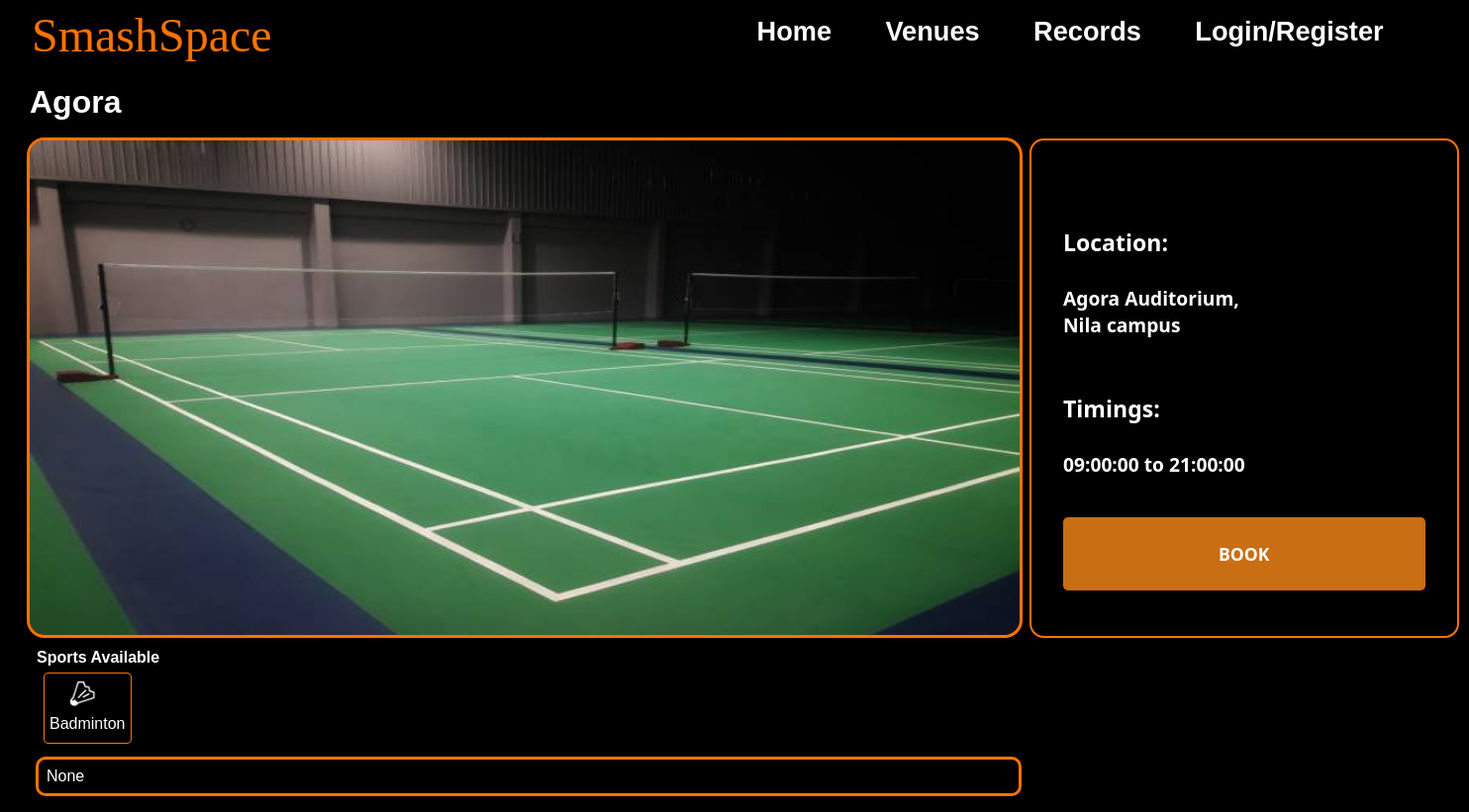
The page /venues/Agora on the database as committed earlier.
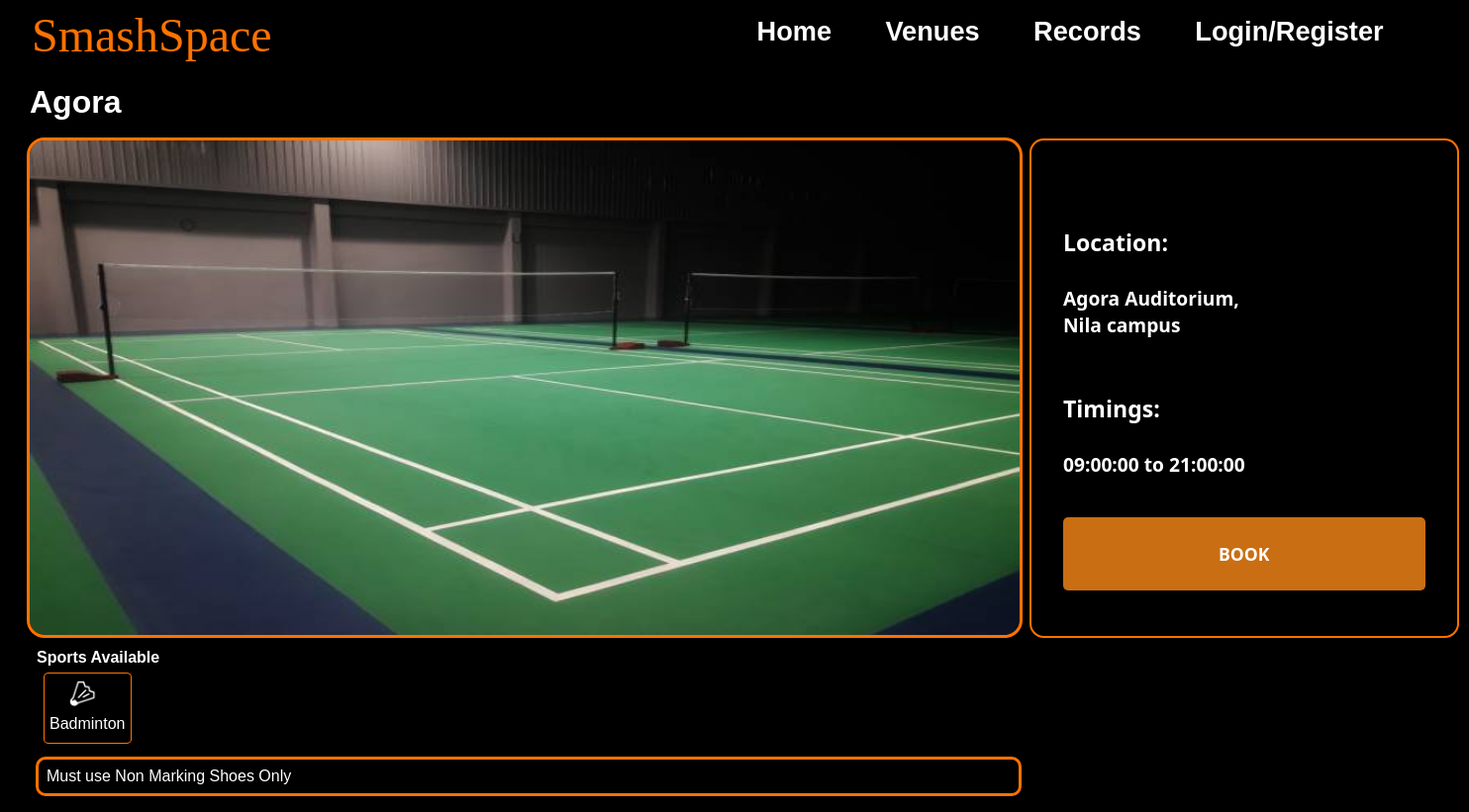
The same page on the database as committed later.
### models.py (models this page shows, shortened)
class Venue(db.Model):
    VenueID = db.Column(db.Integer, primary_key=True, autoincrement = True)
    VenueName = db.Column(db.String(100), nullable=False)
    VenueAddress = db.Column(db.String(500), nullable=False)
    VenueImageURL = db.Column(db.String(200))
    FirstSlot = db.Column(db.Time, nullable = False)
    LastSlot = db.Column(db.Time, nullable = False)
    Sports = db.relationship('Sport', secondary='venue_sport', backref= db.backref('venues', lazy='dynamic'))
    VenueBlog = db.Column(db.String(2000))

class Sport(db.Model):
    SportID = db.Column(db.Integer, primary_key=True, autoincrement=True)
    SportName = db.Column(db.String(100), nullable=False, unique=True)
    SportImageURL= db.Column(db.String(200))

### app.py (the view)
@app.route("/venues/<venuename>", methods=['GET', 'POST'])
def booking_page(venuename):
    venue = Venue.query.filter_by(VenueName=venuename).first()
    if request.method == "POST":
        if current_user.is_authenticated:
            return redirect(url_for("book_venue",venuename=venuename))
        else:
            flash("You have not Logged In","error")
            return redirect(url_for("userlogin"))
    return render_template("Booking_page.html", venue=venue ,messages=get_flashed_messages(), avail_sports=venue.Sports)

### templates/Booking_page.html (shortened to what this page needs)
{% extends 'Base.html' %}
{% block content %}
<div style="width:fit-content;">
    <div style="display: flex; width:97vw; justify-content: space-between;">
        <div>
            <h1 class="venue">{{ venue.VenueName }}</h1>
            <img class = "venicon" src="{{ venue.VenueImageURL }}">
        </div>
        <div  id= "buxa" style="margin-top: 65px;margin-right: 90px;">
            <p class="location"><span style="font-weight: 600; font-size: larger;"> Location: </span><br><br>  {{ venue.VenueAddress }}</p>
            <p class="timings"><span style="font-weight: 600;font-size: larger;"> Timings: </span><br><br>  {{ venue.FirstSlot }} to {{ venue.LastSlot }}</p>
            <form action="/venues/{{venue.VenueName}}" method="post">
                <input class="button" type="submit" value="BOOK">
            </form>
        </div>
    </div>
    <h4 style="margin-left: 17px;">Sports Available</h4>
    {% for i in avail_sports %}
    <div class="sportcontainer">
       <img class = "icon" src="{{ i.SportImageURL }}">
       <p class="eachsport" style="padding-bottom: 5px;">{{ i.SportName }}</p>
    </div>
    {% endfor %}
    <div class="blog">
        <p>{{ venue.VenueBlog }}</p>
    </div>
</div>
{% endblock %}

### templates/Base.html (shortened to what this page needs)
<!DOCTYPE html>
<html lang="en">
<head>
    <link rel="stylesheet" href="{{ url_for("static", filename="css/base.css") }}">
</head>
<body>
    <div class="content-wrapper">
        <div id="main">
            <div id="navbar">
                <a id="logo" href="/home">SmashSpace</a>
                <div id="menu">
                    <a href="/home">Home</a>
                    <a href="/venues">Venues</a>
                    <a href="/records">Records</a>
                    {% if current_user.is_authenticated %}
                    <a href="/logout">Logout</a>
                    {% else %}
                    <a href="/">Login/Register</a>
                    {% endif %}
                </div>
            </div>
        </div>
    </div>
    {% block content %}{% endblock %}
</body>
</html>

### static/css/base.css (style rules this page uses)
* { margin: 0; padding: 0; text-decoration: none; box-sizing: border-box; transition: all 0.5s; }
body { background-color: black; max-width: 1000px; margin: 0 auto; }
#navbar { position: fixed; top: 0; left: 0; right:0; background-color: rgba(0, 0, 0, 0.8); height: 4em; display: flex; align-items: center; justify-content: space-between; padding: 0 2em; z-index: 1000; }
#logo { color: #ff7200; font-size: 3em; font-family: fantasy; margin-top: 0.14em; }
#menu { display: flex; }
#menu a, .dropmenu a { margin-right: 2em; font-size: 1.7em; color: #fff; font-family: 'Franklin Gothic Medium', 'Arial Narrow', Arial, sans-serif; font-weight: 550; transition: color 0.3s ease-in-out; }

### templates/Booking_page.html (style rules this page uses)
body { font-family: Arial; background-color: black; margin: 0; padding-top: 75px; margin-left: 20px; overflow-x: hidden; color: white; }
.button { display: inline-block; padding: 25px 157px; margin-top: 40px; background-color: #c96e12; color: #fff; border: none; border-radius: 5px; text-align: center; text-decoration: none; transition: background-color 0.2s ease; font-size: 1.1em; font-weight: bold; font-family: 'Segoe UI', Tahoma, Geneva, Verdana, sans-serif; }
.icon { width: 30px; height: 30px; display: block; align-items: center; margin-left: 25%; }
.venicon { width: 1000px; height: 500px; margin: 10px; outline: 3px solid #ff7200; border-radius: 15px; }
.eachsport { display: inline-block; align-items: top; margin-top: 7px; }
.venue { margin: 10px; }
.location,.timings,.book-button { margin-left: 0; margin-right: 150px; font-size: larger; }
.sportcontainer { display: inline-block; padding: 5px; background-color: #000; height: 70px; outline: 1px solid #ff7200; margin: 7px; border-radius: 5%; color: #fff; margin-left: 25px; }
.location,.timings { margin-top: 55px; }
.blog { margin-left: 19px; margin-top: 10px; outline: 3px solid #ff7200; border-radius:7px; padding: 8px; height:auto; width: 990px; margin-bottom: 30px; }
#buxa { color: #fff; padding: 2em; border-radius: 0.9em; background-color: #000; width: auto; font-family:'Segoe UI', Tahoma, Geneva, Verdana, sans-serif; font-weight: bold; border: 2px solid #ff7200; height: 505px; }

Rows that differ between the two databases and show on the page:
changed Venue "Agora": VenueBlog "None" → "Must use Non Marking Shoes Only"
